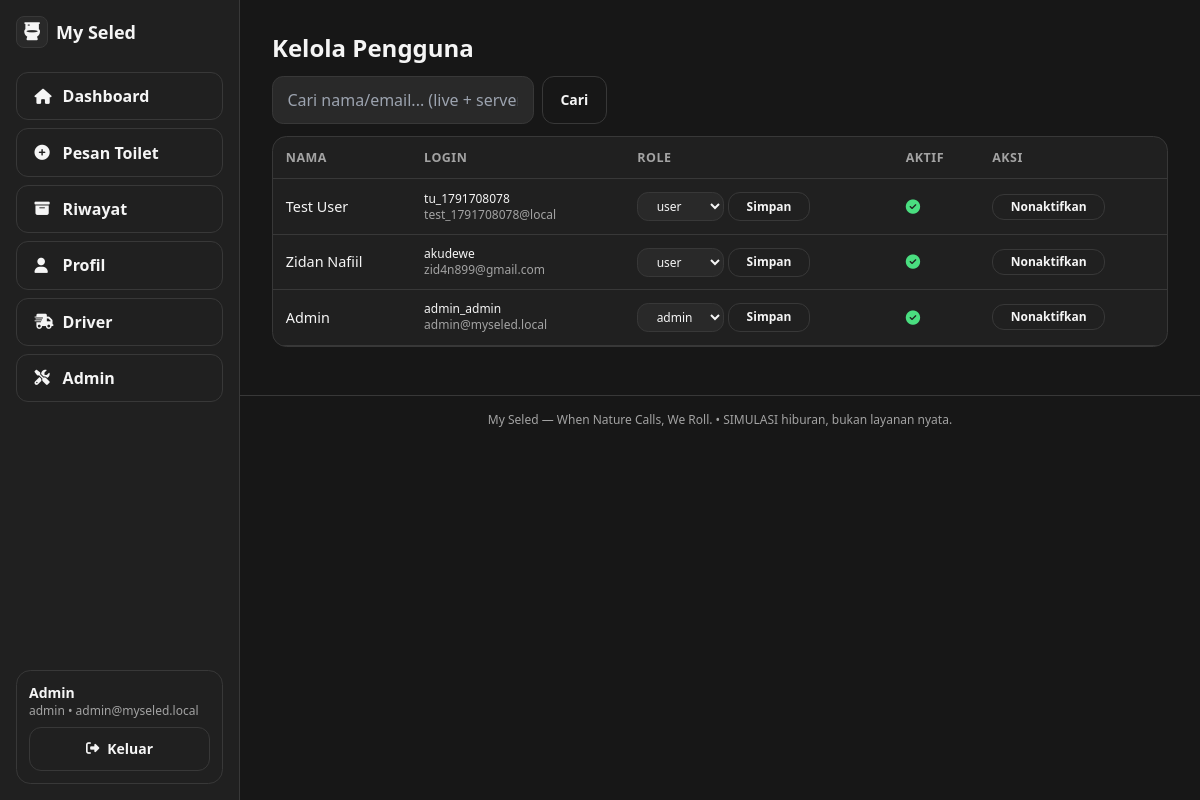
/admin/users (signed in), run on an earlier commit of the app's database.
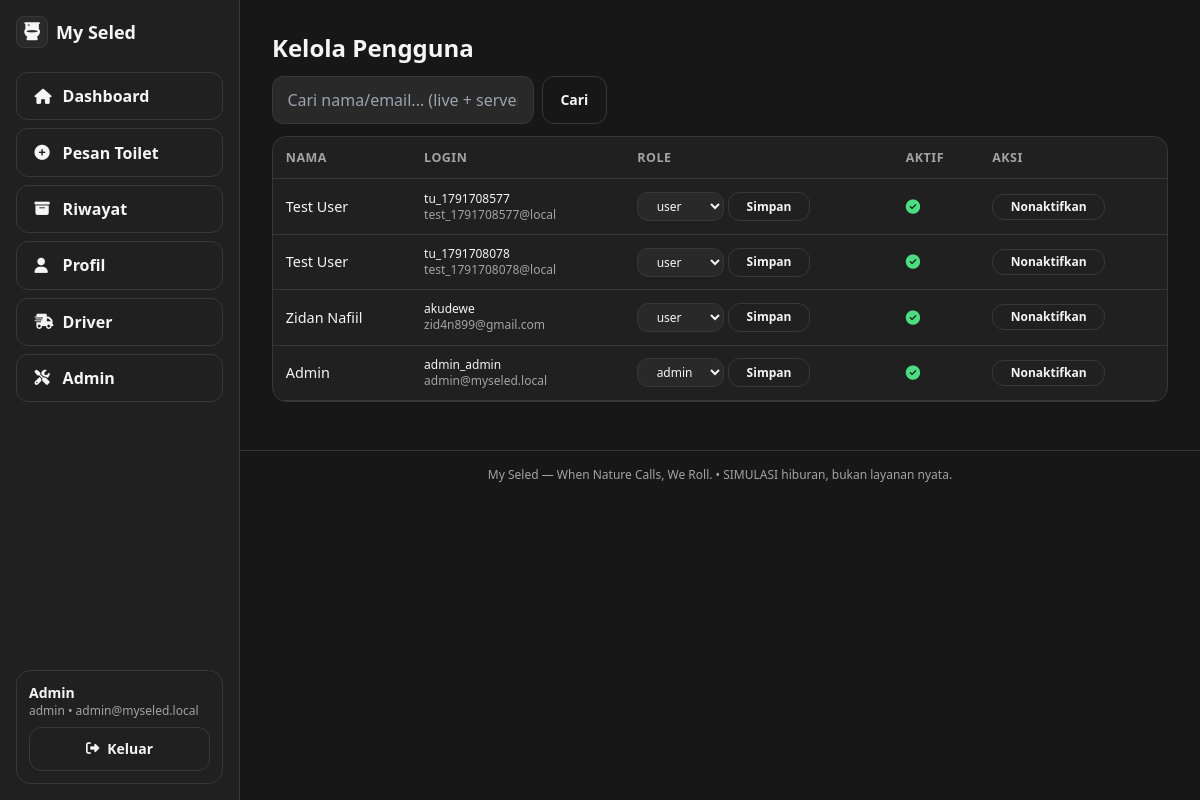
And on a later commit of the database.
### tables this page shows
CREATE TABLE users (
  id INTEGER PRIMARY KEY AUTOINCREMENT,
  name TEXT NOT NULL,
  username TEXT NOT NULL UNIQUE,
  email TEXT NOT NULL UNIQUE,
  phone TEXT,
  password_hash TEXT NOT NULL,
  role TEXT NOT NULL DEFAULT 'user' CHECK(role IN ('user','driver','admin')),
  is_active INTEGER NOT NULL DEFAULT 1,
  is_online INTEGER NOT NULL DEFAULT 0,
  failed_logins INTEGER NOT NULL DEFAULT 0,
  locked_until TEXT,
  created_at TEXT NOT NULL,
  updated_at TEXT NOT NULL
);

### app/Core/Controller.php (called while the page is built, shortened)
<?php
class Controller
{
    protected function view(string $page, array $data = [], string $layout = 'app'): void
    {
        View::render($page, $data, $layout);
    }
}

### app/Controllers/AdminController.php (called while the page is built, shortened)
<?php
class AdminController extends Controller
{
    public function users(array $p = []): void
    {
        $pdo = Database::connection();
        $q = trim($_GET['q'] ?? '');
        if ($q !== '') {
            $st = $pdo->prepare('SELECT * FROM users WHERE name LIKE ? OR email LIKE ? OR username LIKE ? ORDER BY created_at DESC LIMIT 100');
            $st->execute(['%' . $q . '%', '%' . $q . '%', '%' . $q . '%']);
        } else {
            $st = $pdo->query('SELECT * FROM users ORDER BY created_at DESC LIMIT 100');
        }
        $this->view('admin/users', ['title' => 'Kelola Pengguna', 'users' => $st->fetchAll(), 'q' => $q], 'app');
    }
}

### public/index.php (called while the page is built, shortened)
<?php
require __DIR__ . '/../app/bootstrap.php';
$router = new Router();
$uri = parse_url($_SERVER['REQUEST_URI'] ?? '/', PHP_URL_PATH) ?: '/';
$router->dispatch($_SERVER['REQUEST_METHOD'] ?? 'GET', $uri);

### app/Core/Database.php (called while the page is built, shortened)
<?php
class Database
{
    private static ?PDO $pdo = null;
    public static function connection(): PDO
    {
        if (self::$pdo instanceof PDO) {
            return self::$pdo;
        }
        $cfg = require BASE_PATH . '/config/database.php';
        $pdo = new PDO($cfg['dsn'], null, null, $cfg['options']);
        $pdo->exec('PRAGMA foreign_keys = ON');
        $pdo->exec('PRAGMA journal_mode = WAL');
        $pdo->exec('PRAGMA busy_timeout = 5000');
        self::$pdo = $pdo;
        return $pdo;
    }
}

### app/Models/User.php (called while the page is built, shortened)
<?php
class User
{
    public static function findById(int $id): ?array
    {
        $st = Database::connection()->prepare('SELECT * FROM users WHERE id = ? LIMIT 1');
        $st->execute([$id]);
        $r = $st->fetch();
        return $r ?: null;
    }
}

### app/Core/Auth.php (called while the page is built, shortened)
<?php
class Auth
{
    public static function user(): ?array
    {
        return User::findById((int)$_SESSION['user_id']);
    }
}

### app/Middleware/AuthMiddleware.php (called while the page is built, shortened)
<?php
class AuthMiddleware
{
    public static function handle(): bool
    {
        $u = Auth::user();
        return true;
    }
}

### app/bootstrap.php (called while the page is built, shortened)
<?php
spl_autoload_register(function ($class) {
    if (str_starts_with($class, 'App\\')) {
        $rel = str_replace('\\', '/', substr($class, 4));
        $file = BASE_PATH . '/app/' . $rel . '.php';
    }
});
$config = require BASE_PATH . '/config/app.php';

### pages/admin/users.php (the view, shortened to what the changed rows need)
<div data-vue-table-filter>
<h1 class="text-2xl font-bold">Kelola Pengguna</h1>
<form method="GET" class="flex gap-2 mt-3"><input name="q" data-filter-input class="input !w-auto" placeholder="Cari nama/email... (live + server)" value="<?= View::e($q) ?>"><button class="btn btn-ghost text-sm">Cari</button></form>
<div class="card mt-3 overflow-x-auto"><table class="table"><thead><tr><th>Nama</th><th>Login</th><th>Role</th><th>Aktif</th><th>Aksi</th></tr></thead><tbody>
<?php foreach ($users as $u): ?><tr data-filter-text="<?= View::e($u['name'] . ' ' . $u['username'] . ' ' . $u['email']) ?>">
<td><?= View::e($u['name']) ?></td><td class="text-xs"><?= View::e($u['username']) ?><br><span class="muted"><?= View::e($u['email']) ?></span></td>
<td><form method="POST" action="/admin/users/role" class="flex gap-1"><?= \App\Core\Csrf::field() ?><input type="hidden" name="id" value="<?= (int)$u['id'] ?>"><select name="role" class="select !w-auto !py-1 text-xs"><?php foreach (['user', 'driver', 'admin'] as $r): ?><option <?= $u['role'] === $r ? 'selected' : '' ?>><?= $r ?></option><?php endforeach; ?></select><button class="btn btn-ghost text-xs !py-1">Simpan</button></form></td>
<td><?= (int)$u['is_active'] === 1 ? '<i class="fa-solid fa-circle-check" style="color:#4ADE80"></i>' : '<i class="fa-solid fa-circle-xmark" style="color:#F87171"></i>' ?></td>
<td><form method="POST" action="/admin/users/toggle"><button class="btn btn-ghost text-xs !py-1"><?= (int)$u['is_active'] === 1 ? 'Nonaktifkan' : 'Aktifkan' ?></button></form></td>
</tr><?php endforeach; ?>
</tbody></table></div>
</div>

### app/Core/Router.php (shortened to what the changed rows need)
<?php
class Router
{
    private array $routes = [];
    public function add(string|array $methods, string $pattern, callable|array $handler, array $middleware = []): void
    {
        $methods = array_map('strtoupper', (array)$methods);
        [$regex, $params] = $this->compile($pattern);
        foreach ($methods as $m) {
            $this->routes[$m][] = [
                'pattern' => $pattern,
                'regex' => $regex,
                'params' => $params,
                'handler' => $handler,
                'middleware' => $middleware,
            ];
        }
    }
    private function compile(string $pattern): array
    {
        $params = [];
        $regex = preg_replace_callback('#\{(\w+)\}#', function ($mm) use (&$params) {
            $params[] = $mm[1];
            return '([^/]+)';
        }, $pattern);
        return ['#^' . $regex . '$#', $params];
    }
    public function dispatch(string $method, string $path): void
    {
        $method = strtoupper($method);
        $routes = $this->routes[$method] ?? [];
        foreach ($routes as $r) {
            if (preg_match($r['regex'], $path, $matches)) {
                array_shift($matches);
                $params = [];
                foreach ($r['middleware'] as $mw) {
                    $res = $this->runMiddleware($mw, $params);
                }
                $this->callHandler($r['handler'], $params);
                return;
            }
        }
    }
    private function runMiddleware(string $mw, array $params)
    {
        return match ($mw) {
            'auth' => \App\Middleware\AuthMiddleware::handle(),
            'guest' => \App\Middleware\AuthMiddleware::guest(),
            default => $this->runRole($mw),
        };
    }
    private function runRole(string $mw)
    {
        if (str_starts_with($mw, 'role:')) {
            $roles = explode(',', substr($mw, 5));
            return \App\Middleware\RoleMiddleware::handle($roles);
        }
        return true;
    }
    private function callHandler(callable|array $handler, array $params): void
    {
        [$class, $method] = $handler;
        $obj = new $class();
        $obj->$method($params);
    }
}

### components/layouts/app.php (shortened to what the changed rows need)
<?php
$user = \App\Core\Auth::user();
?>
<!DOCTYPE html>
<html lang="id">
<head>
<script src="https://cdn.tailwindcss.com"></script>
<link rel="stylesheet" href="/assets/css/custom.css">
<link rel="stylesheet" href="https://unpkg.com/leaflet@1.9.4/dist/leaflet.css">
<link rel="stylesheet" href="https://cdnjs.cloudflare.com/ajax/libs/font-awesome/6.5.2/css/all.min.css">
</head>
<body class="min-h-screen">
<div class="flex min-h-screen">
  <aside class="sidebar-desktop w-60 shrink-0 border-r border-[#383838] bg-[#202020] p-4 hidden md:flex flex-col gap-2">
    <a href="<?= $user ? '/home' : '/' ?>" class="flex items-center gap-2 font-extrabold text-lg mb-4"><span class="w-8 h-8 inline-flex items-center justify-center rounded-lg bg-[#292929] border border-[#383838]"><i class="fa-solid fa-toilet"></i></span> My Seled</a>
    <?php if ($user): ?>
      <a href="/home" class="btn btn-ghost justify-start"><i class="fa-solid fa-house w-5"></i> Dashboard</a>
      <a href="/order" class="btn btn-ghost justify-start"><i class="fa-solid fa-circle-plus w-5"></i> Pesan Toilet</a>
      <a href="/orders" class="btn btn-ghost justify-start"><i class="fa-solid fa-box-archive w-5"></i> Riwayat</a>
      <a href="/profile" class="btn btn-ghost justify-start"><i class="fa-solid fa-user w-5"></i> Profil</a>
      <?php if (in_array($user['role'], ['driver','admin'])): ?><a href="/driver" class="btn btn-ghost justify-start"><i class="fa-solid fa-truck-fast w-5"></i> Driver</a><?php endif; ?>
      <?php if ($user['role']==='admin'): ?><a href="/admin" class="btn btn-ghost justify-start"><i class="fa-solid fa-screwdriver-wrench w-5"></i> Admin</a><?php endif; ?>
      <div class="mt-auto card p-3 text-sm"><div class="font-semibold"><?= View::e($user['name']) ?></div><div class="muted text-xs"><?= View::e($user['role']) ?> • <?= View::e($user['email']) ?></div><a href="/logout" class="btn btn-ghost w-full mt-2 text-sm"><i class="fa-solid fa-right-from-bracket"></i> Keluar</a></div>
    <?php else: ?>
      <a href="/" class="btn btn-ghost justify-start">Beranda</a>
      <a href="/login" class="btn btn-ghost justify-start">Masuk</a>
      <a href="/register" class="btn btn-primary justify-start">Daftar</a>
    <?php endif; ?>
  </aside>
  <div class="flex-1 min-w-0">
    <main class="p-4 md:p-8 max-w-5xl mx-auto pb-24 md:pb-12">
      <?= $content ?? '' ?>
    </main>
    <footer class="border-t border-[#383838] p-4 text-center muted text-xs">My Seled — When Nature Calls, We Roll. • SIMULASI hiburan, bukan layanan nyata.</footer>
  </div>
</div>
</body>
</html>

What changed in the data, as far as the page shows it:
added users: name "Test User", username "tu_1791708577", email "test_1791708577@local", role "user", is_active 1 (drawn)
